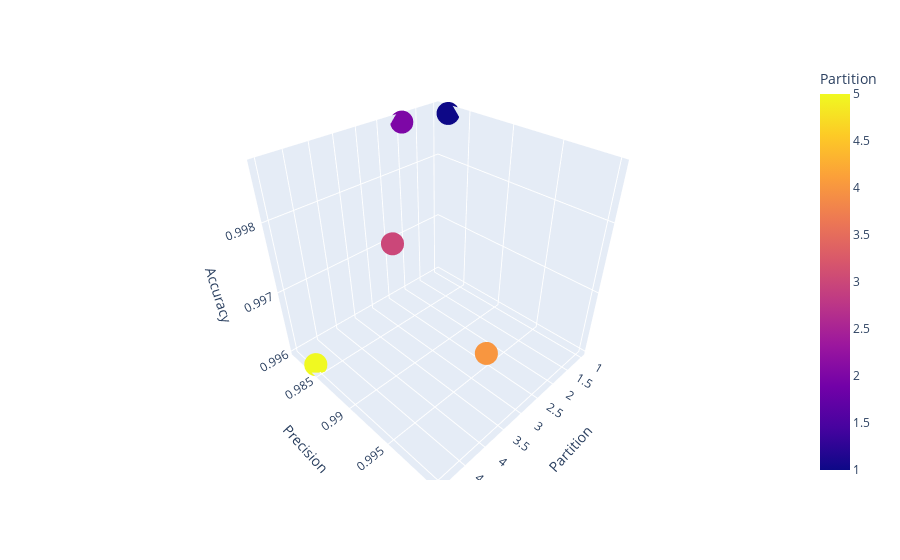

Write notebook code for a chart like this one.
### Code cell
fig3 = px.scatter_3d(dff,
        x='Partition', y='Precision', z='Accuracy',
        color="Partition")
fig3

### Figure 1 — Plotly figure (JSON) as saved in the notebook; plotly's stock layout.template omitted (floating-point values rounded to 4 significant figures)
{"data": [{"hovertemplate": "Partition=%{marker.color}<br>Precision=%{y}<br>Accuracy=%{z}<extra></extra>", "legendgroup": "", "marker": {"color": [1, 2, 3, 4, 5], "coloraxis": "coloraxis", "symbol": "circle"}, "mode": "markers", "name": "", "scene": "scene", "showlegend": false, "type": "scatter3d", "x": [1, 2, 3, 4, 5], "y": [0.9828, 0.9815, 0.9848, 1, 0.9841], "z": [0.9987, 0.9987, 0.9973, 0.9973, 0.996]}], "layout": {"coloraxis": {"colorbar": {"title": {"text": "Partition"}}, "colorscale": [[0, "#0d0887"], [0.1111, "#46039f"], [0.2222, "#7201a8"], [0.3333, "#9c179e"], [0.4444, "#bd3786"], [0.5556, "#d8576b"], [0.6667, "#ed7953"], [0.7778, "#fb9f3a"], [0.8889, "#fdca26"], [1, "#f0f921"]]}, "legend": {"tracegroupgap": 0}, "margin": {"t": 60}, "scene": {"domain": {"x": [0, 1], "y": [0, 1]}, "xaxis": {"title": {"text": "Partition"}}, "yaxis": {"title": {"text": "Precision"}}, "zaxis": {"title": {"text": "Accuracy"}}}}}
